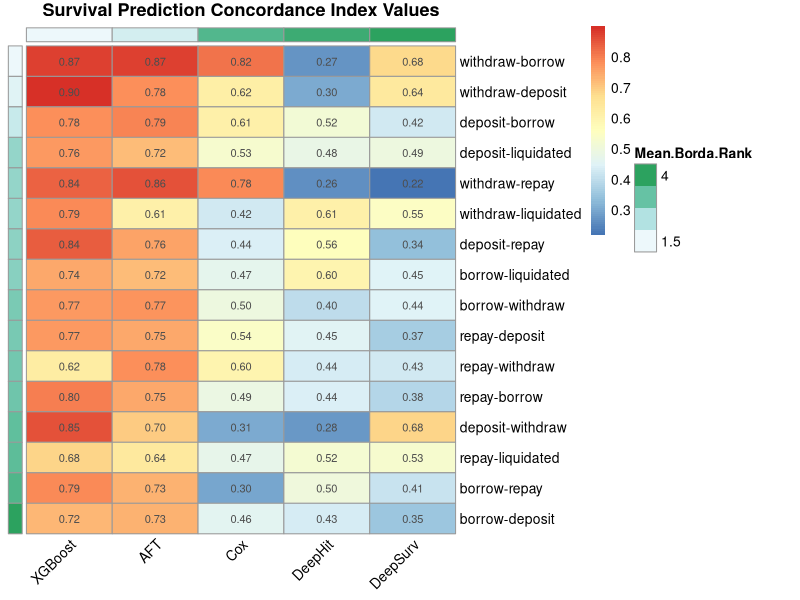
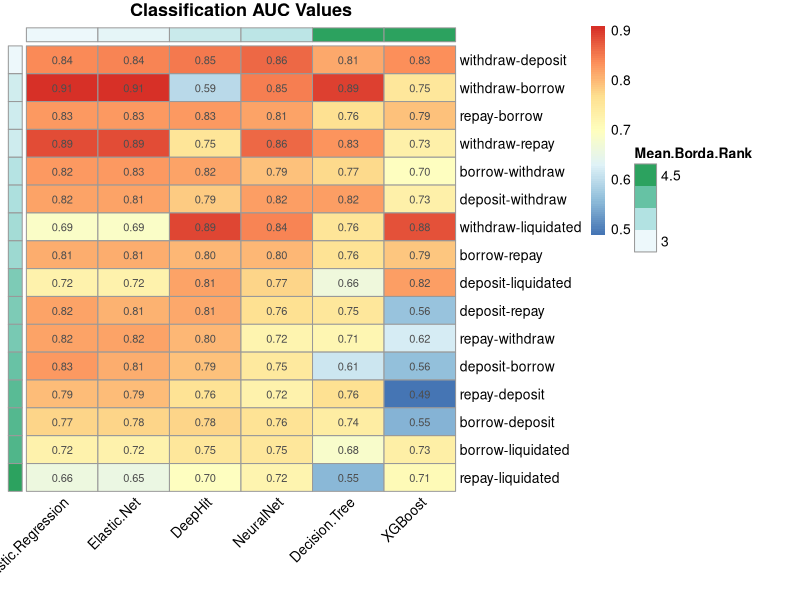
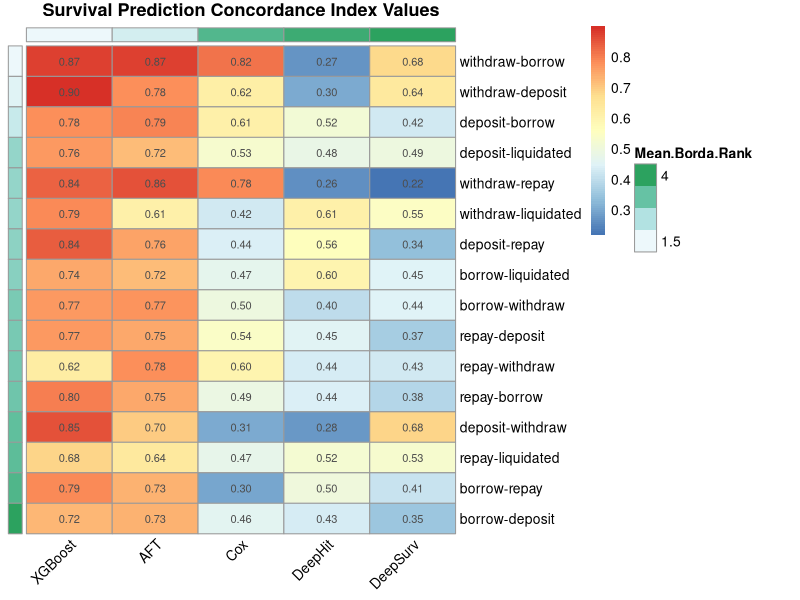
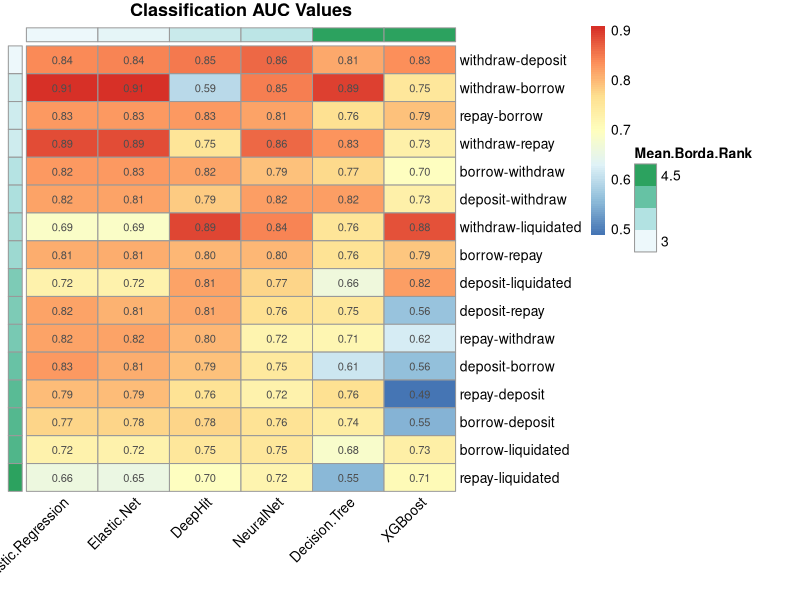

Here is the R script that generated these plots, in order:
## ---- chunk 1
save_pheatmap_png <- function(x, filename, width=1200, height=1000, res = 150) {
  png(filename, width = width, height = height, res = res)
  grid::grid.newpage()
  grid::grid.draw(x$gtable)
  dev.off()
}
## ---- chunk 2
library(pheatmap)
library(dplyr)
library(xtable)
library(readr)
library(tidyr)
library(tibble)
library(ggpubr)
## ---- chunk 3
pubFontSize = 18
pValSize = 8
pubWidth = 8
pubHeight = 6
pubColorScheme = "Set1"
## ---- chunk 4
prediction_results <- read_csv("../Prediction/final_results.csv")
## ---- chunk 5
prediction_results <- prediction_results %>%
  mutate(outcomeEvent = case_when(outcomeEvent == "account liquidated" ~ "liquidated",
                                  TRUE ~ outcomeEvent)) %>%
  mutate(Dataset = paste0(indexEvent, "-", outcomeEvent)) %>%
  select(-indexEvent, -outcomeEvent)
## ---- chunk 6
# Use the Dataset column as rownames:
prediction_results <- prediction_results %>%
  column_to_rownames(var = "Dataset")

# Because the GBM results are so bad, we are just going to drop it:
prediction_results <- prediction_results %>%
  select(-GBM)

# Calculate the means of the columns (mean concordance index for each model):
col_means <- colMeans(prediction_results)
prediction_results <- bind_rows(prediction_results, col_means) 
rownames(prediction_results)[rownames(prediction_results) == "...17"] <- "Mean C-Index"

# Calculate the Borda ranks for the columns:
col_ranks <- data.frame(prediction_results) %>%
         rowwise() %>% 
         do(data.frame(t(rank(-unlist(.)))))
# This is a bit janky, but I know there are only 16 datasets, 
# so just keep the top 16 rows after the col_ranks have been computed:
col_ranks <- col_ranks %>%
  head(16)

mean_col_ranks <- colMeans(col_ranks)
prediction_results<- bind_rows(prediction_results, mean_col_ranks)
rownames(prediction_results)[rownames(prediction_results) == "...18"] <- "Mean Borda Rank"

# Order column names based on their means (ascending)
ordered_cols <- prediction_results[, order(as.numeric(prediction_results["Mean Borda Rank", ]))]

# Set up the dataframe for annotating heatmap columns based on Borda Rank
annot_cols <- as.numeric(ordered_cols["Mean Borda Rank", ])
names(annot_cols) <- colnames(ordered_cols)
annot_cols <- data.frame(`Mean Borda Rank` = annot_cols)

prediction_results_for_heatmap <- ordered_cols[1:16, ]

# Next, let's order the columns by Borda rank by transposing the matrix and doing the same thing as above:
prediction_results_transposed <- data.frame(t(prediction_results_for_heatmap)) 
row_means <- colMeans(prediction_results_transposed)
prediction_results_transposed <- bind_rows(prediction_results_transposed, row_means)
rownames(prediction_results_transposed)[rownames(prediction_results_transposed) == "...6"] <- "Mean C-Index"

row_ranks <- data.frame(prediction_results_transposed) %>%
  rowwise() %>%
  do(data.frame(t(rank(-unlist(.)))))

row_ranks <- row_ranks %>%
  head(6)

mean_row_ranks <- colMeans(row_ranks)
prediction_results_transposed <- bind_rows(prediction_results_transposed, mean_row_ranks)
rownames(prediction_results_transposed)[rownames(prediction_results_transposed) == "...7"] <- "Mean Borda Rank"

annot_rows <- as.numeric(prediction_results_transposed["Mean Borda Rank", ])
names(annot_rows) <- colnames(prediction_results_transposed)
annot_rows <- data.frame(`Mean Borda Rank` = annot_rows)

rownames(annot_rows) <- rownames(prediction_results_for_heatmap)

final_row_order <- annot_rows %>%
  arrange(Mean.Borda.Rank) %>%
  rownames()

prediction_results_for_heatmap <- prediction_results_for_heatmap[final_row_order,]


prediction_results_heatmap <- pheatmap(as.matrix(prediction_results_for_heatmap), scale='none',
         angle_col = 45,
         main = "Survival Prediction Concordance Index Values", 
         cluster_cols = FALSE, cluster_rows = FALSE,
         display_numbers = TRUE,
         annotation_col = annot_cols,
         annotation_row = annot_rows,
         annotation_names_row = FALSE,
         annotation_names_col = FALSE,
         width = 1280,
         height = 720
         )
## ---- chunk 7
image=ggpubr::ggpar(prediction_results_heatmap,
              font.legend = list(size = pubFontSize),
              font.xtickslab = list(size = pubFontSize),
              font.ytickslab = list(size = pubFontSize),
              font.x = list(size = pubFontSize),
              font.y = list(size = pubFontSize),
              font.subtitle = list(size = pubFontSize),
              palette = pubColorScheme)
ggsave(file="predictionResults.pdf", plot=image, width=pubWidth, height=pubHeight)
## ---- chunk 8
xtable(prediction_results, digits=c(0, 3, 3, 3, 3, 3))
## ---- chunk 9
classification_results <- read_csv("../Classification/Results/auc_score.csv")
## ---- chunk 10
classification_results <- classification_results %>%
  rename(Dataset = auc_score) 

# Step 1: Replace " + " with "-"
classification_results$Dataset <- gsub(" \\+ ", "-", classification_results$Dataset)


# Step 2: Replace "account liquidated" with "liquidated"
classification_results$Dataset <- gsub("account liquidated", "liquidated", classification_results$Dataset, fixed = TRUE)
## ---- chunk 11
# Use the Dataset column as rownames:
classification_results <- classification_results %>%
  column_to_rownames(var = "Dataset")

# Also, rename "DeepLearningClassifier" as Neural Net:
classification_results <- classification_results %>%
  rename(NeuralNet = DeepLearningClassifier)

# Calculate the means of the columns (mean concordance index for each model):
col_means <- colMeans(classification_results)
classification_results <- bind_rows(classification_results, col_means) 
rownames(classification_results)[rownames(classification_results) == "...17"] <- "Mean AUC"

# Calculate the Borda ranks for the columns:
col_ranks <- data.frame(classification_results) %>%
         rowwise() %>% 
         do(data.frame(t(rank(-unlist(.)))))
# This is a bit janky, but I know there are only 16 datasets, 
# so just keep the top 16 rows after the col_ranks have been computed:
col_ranks <- col_ranks %>%
  head(16)

mean_col_ranks <- colMeans(col_ranks)
classification_results<- bind_rows(classification_results, mean_col_ranks)
rownames(classification_results)[rownames(classification_results) == "...18"] <- "Mean Borda Rank"

# Order column names based on their means (ascending)
ordered_cols <- classification_results[, order(as.numeric(classification_results["Mean Borda Rank", ]))]

# Set up the dataframe for annotating heatmap columns based on Borda Rank
annot_cols <- as.numeric(ordered_cols["Mean Borda Rank", ])
names(annot_cols) <- colnames(ordered_cols)
annot_cols <- data.frame(`Mean Borda Rank` = annot_cols)

classification_results_for_heatmap <- ordered_cols[1:16, ]

# Next, let's order the columns by Borda rank by transposing the matrix and doing the same thing as above:
classification_results_transposed <- data.frame(t(classification_results_for_heatmap)) 
row_means <- colMeans(classification_results_transposed)
classification_results_transposed <- bind_rows(classification_results_transposed, row_means)
rownames(classification_results_transposed)[rownames(classification_results_transposed) == "...7"] <- "Mean AUC"

row_ranks <- data.frame(classification_results_transposed) %>%
  rowwise() %>%
  do(data.frame(t(rank(-unlist(.)))))

row_ranks <- row_ranks %>%
  head(6)

mean_row_ranks <- colMeans(row_ranks)
classification_results_transposed <- bind_rows(classification_results_transposed, mean_row_ranks)
rownames(classification_results_transposed)[rownames(classification_results_transposed) == "...8"] <- "Mean Borda Rank"

annot_rows <- as.numeric(classification_results_transposed["Mean Borda Rank", ])
names(annot_rows) <- colnames(classification_results_transposed)
annot_rows <- data.frame(`Mean Borda Rank` = annot_rows)

rownames(annot_rows) <- rownames(classification_results_for_heatmap)

final_row_order <- annot_rows %>%
  arrange(Mean.Borda.Rank) %>%
  rownames()

classification_results_for_heatmap <- classification_results_for_heatmap[final_row_order,]


classification_results_heatmap <- pheatmap(as.matrix(classification_results_for_heatmap), scale='none',
         angle_col = 45,
         main = "Classification AUC Values", 
         cluster_cols = FALSE, cluster_rows = FALSE,
         display_numbers = TRUE,
         annotation_col = annot_cols,
         annotation_row = annot_rows,
         annotation_names_row = FALSE,
         annotation_names_col = FALSE,
         width = 1280,
         height = 720
         )

## ---- chunk 12
image=ggpubr::ggpar(classification_results_heatmap,
              font.legend = list(size = pubFontSize),
              font.xtickslab = list(size = pubFontSize),
              font.ytickslab = list(size = pubFontSize),
              font.x = list(size = pubFontSize),
              font.y = list(size = pubFontSize),
              font.subtitle = list(size = pubFontSize),
              palette = pubColorScheme)
ggsave(file="classificationResults.pdf", plot=image, width=pubWidth, height=pubHeight)
## ---- chunk 13
xtable(classification_results, digits=c(0, 3, 3, 3, 3, 3, 3))
